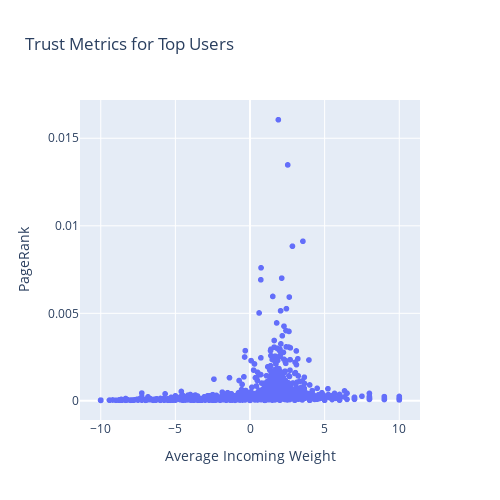

Notebook code for this chart:
### Code cell
df_trust["pr"] = df_trust.index.map(pr)
fig = px.scatter(
    df_trust,
    height=500,
    width=500,
    y="pr",
    x="avg_incoming",
    title="Trust Metrics for Top Users",
    labels={"pr": "PageRank", "avg_incoming": "Average Incoming Weight"},
)
fig.show()

### Figure 1 — Plotly figure (JSON) as saved in the notebook; plotly's stock layout.template omitted (floating-point values rounded to 4 significant figures; data arrays with more than 128 entries replaced by an {"elided": "..."} marker saying what was removed)
{"data": [{"hovertemplate": "Average Incoming Weight=%{x}<br>PageRank=%{y}<extra></extra>", "legendgroup": "", "marker": {"color": "#636efa", "symbol": "circle"}, "mode": "markers", "name": "", "showlegend": false, "type": "scattergl", "x": {"elided": "5881 float values"}, "xaxis": "x", "y": {"elided": "5881 float values"}, "yaxis": "y"}], "layout": {"height": 500, "legend": {"tracegroupgap": 0}, "title": {"text": "Trust Metrics for Top Users"}, "width": 500, "xaxis": {"anchor": "y", "domain": [0, 1], "title": {"text": "Average Incoming Weight"}}, "yaxis": {"anchor": "x", "domain": [0, 1], "title": {"text": "PageRank"}}}}
